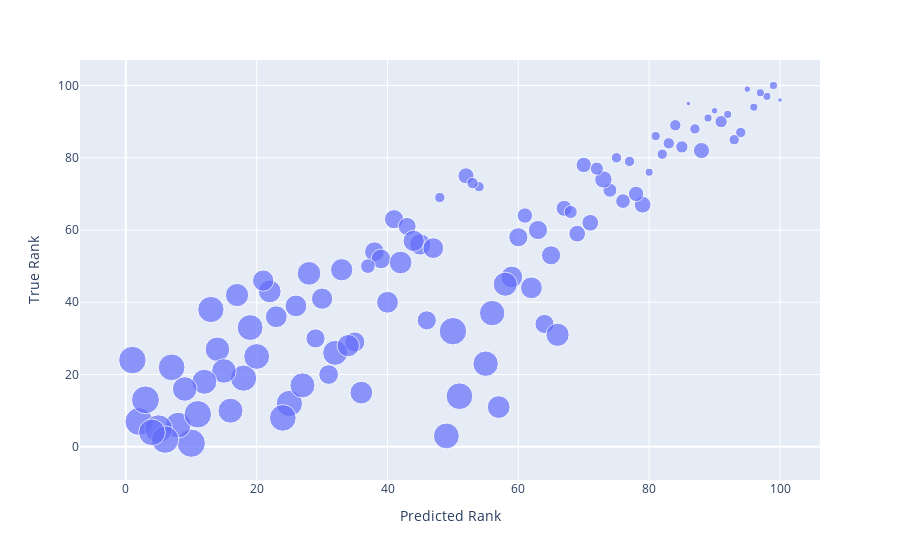

The code cell stored with this chart in its notebook:
### Code cell
px.scatter(df, x="Predicted Rank", y="True Rank", size="Subset Size")

### Figure 1 — Plotly figure (JSON) as saved in the notebook; plotly's stock layout.template omitted (floating-point values rounded to 4 significant figures)
{"data": [{"hovertemplate": "Predicted Rank=%{x}<br>True Rank=%{y}<br>Subset Size=%{marker.size}<extra></extra>", "legendgroup": "", "marker": {"color": "#636efa", "size": [5, 21, 7, 22, 31, 5, 17, 28, 37, 35, 19, 9, 25, 17, 3, 27, 29, 7, 33, 5, 17, 24, 32, 17, 24, 18, 5, 6, 18, 32, 31, 25, 12, 17, 11, 13, 13, 29, 23, 3, 31, 17, 30, 14, 12, 21, 32, 1, 4, 12, 5, 11, 18, 3, 3, 35, 10, 17, 15, 28, 30, 36, 36, 35, 21, 29, 10, 36, 28, 23, 8, 22, 3, 24, 22, 3, 26, 31, 8, 5, 5, 35, 33, 13, 22, 33, 33, 22, 5, 6, 6, 1, 24, 2, 11, 20, 2, 29, 21, 3], "sizemode": "area", "sizeref": 0.0925, "symbol": "circle"}, "mode": "markers", "name": "", "orientation": "v", "showlegend": false, "type": "scatter", "x": [75, 30, 91, 59, 19, 77, 64, 14, 10, 50, 35, 74, 17, 41, 89, 58, 16, 85, 51, 94, 29, 36, 25, 65, 57, 38, 48, 84, 39, 18, 49, 66, 88, 46, 70, 79, 69, 32, 33, 96, 8, 63, 56, 73, 52, 45, 13, 86, 81, 67, 54, 78, 31, 99, 92, 11, 76, 60, 43, 15, 55, 2, 3, 1, 44, 12, 37, 5, 9, 34, 72, 62, 98, 42, 26, 97, 28, 20, 68, 87, 82, 6, 7, 71, 23, 24, 4, 40, 93, 53, 83, 100, 22, 95, 61, 47, 90, 27, 21, 80], "xaxis": "x", "y": [80, 41, 90, 47, 33, 79, 34, 27, 1, 32, 29, 71, 42, 63, 91, 45, 10, 83, 14, 87, 30, 15, 12, 53, 11, 54, 69, 89, 52, 19, 3, 31, 82, 35, 78, 67, 59, 26, 49, 94, 6, 60, 37, 74, 75, 56, 38, 95, 86, 66, 72, 70, 20, 100, 92, 9, 68, 58, 61, 21, 23, 7, 13, 24, 57, 18, 50, 5, 16, 28, 77, 44, 97, 51, 39, 98, 48, 25, 65, 88, 81, 2, 22, 62, 36, 8, 4, 40, 85, 73, 84, 96, 43, 99, 64, 55, 93, 17, 46, 76], "yaxis": "y"}], "layout": {"legend": {"itemsizing": "constant", "tracegroupgap": 0}, "margin": {"t": 60}, "xaxis": {"anchor": "y", "domain": [0, 1], "title": {"text": "Predicted Rank"}}, "yaxis": {"anchor": "x", "domain": [0, 1], "title": {"text": "True Rank"}}}}
